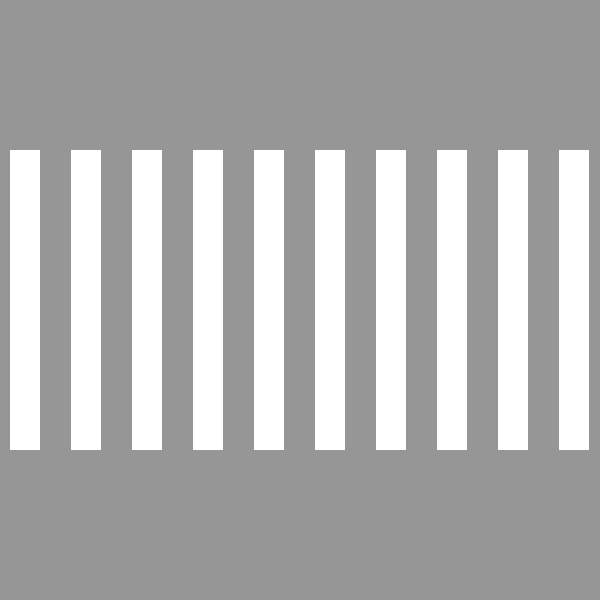
Frame 1 (no input)
Frame 60 (the mouse pressed at the canvas centre just before this capture): identical to frame 1, image omitted
Frame 120 (the mouse held since frame 60 and released just before this capture): identical to frame 1, image omitted

The Processing sketch that drew this single still picture (run headless with seeded random() and noise(); from frame 60 on, the mouse is pressed at the canvas centre):

// Processing sketch: sketch_11
// ── sketch_11.pde
// the for loop looks like it should be drawing 
// 10 rectangles to the screen, but it's only drawing one. 

// fix the scope of the x integer so that all 10 
// rectangles are drawn to the screen.

void setup() {
  size(600, 600);
  noStroke();
}

void draw() {
  background(150);
  for (int i = 0; i < width; i++) {
    //int x = 15;
    rect(i + 10, 150, 30, 300);
    i += 60;
  }
}
